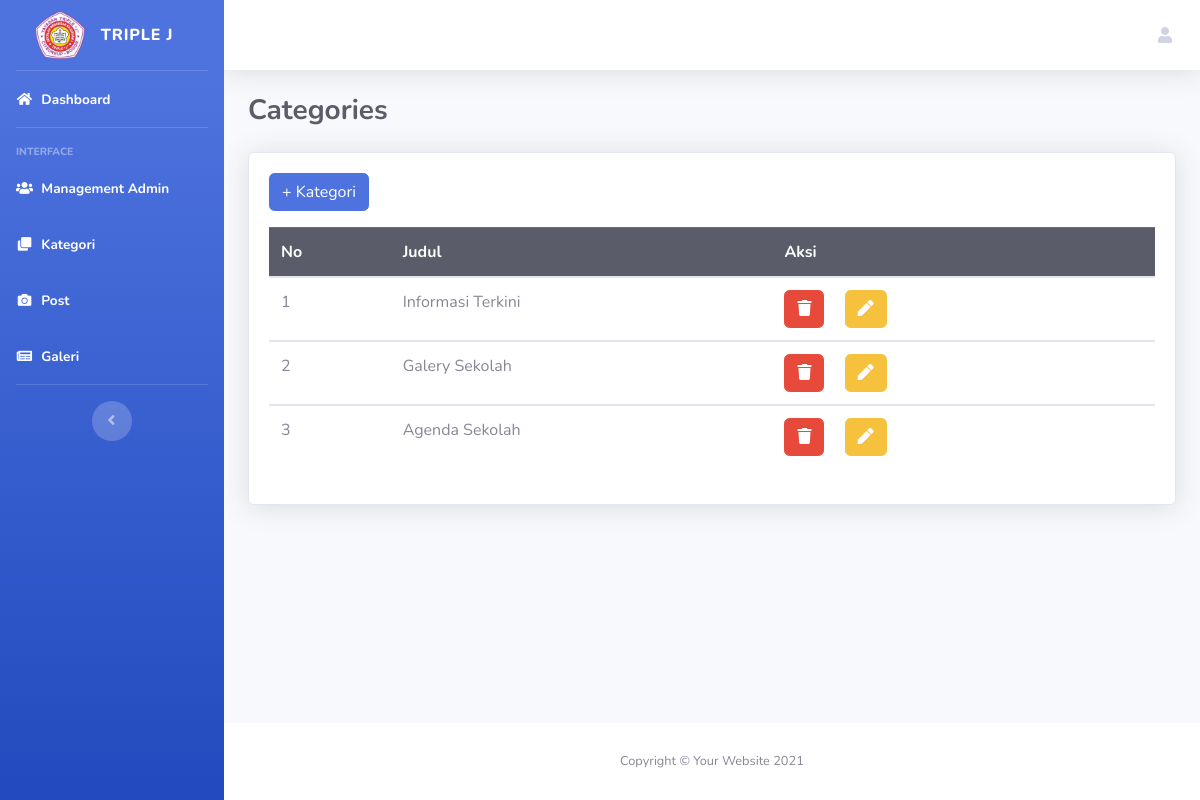
The page /kategori.php on the database its author committed.
### tables this page shows
CREATE TABLE `kategori` (
  `id` int(11) NOT NULL,
  `judul` varchar(255) NOT NULL
);

### kategori.php (the view, shortened to what this page needs)
<?php
include 'koneksi.php';
?>
<!DOCTYPE html>
<html lang="en">
<head>
    <link href="vendor/fontawesome-free/css/all.min.css" rel="stylesheet" type="text/css">
    <link href="css/sb-admin-2.min.css" rel="stylesheet">
</head>
<body id="page-top">
    <div id="wrapper">
    <?php
    include 'sidebar.php'
    ?>
        <div id="content-wrapper" class="d-flex flex-column">
            <div id="content">
                <?php
                include 'navbar.php'
                ?>
                <div class="container-fluid">
                    <div class="d-sm-flex align-items-center justify-content-between mb-4">
                        <h1 class="h3 font-weight-bold mb-0 text-gray-800">Categories</h1>
                    </div>
                    <div class="row">
                        <div class="col-lg-12">
                            <div class="card shadow mb-4">
                                <div class="card-body">
                                    <a href="add_kategori.php" class="btn btn-primary btn-md mb-3">+ Kategori</a>
                                    <table class="table">
                                        <thead class="table-dark">
                                            <tr>
                                                <th>No</th>
                                                <th>Judul</th>
                                                <th>Aksi</th>
                                        </tr>
                                        </thead>
                                        <?php
                                        $q = $conn->query("SELECT * FROM kategori");
                                        $no = 1;
                                        while ($d = $q->fetch_assoc()) :
                                        ?>
                                    <tbody>
                                        <tr>
                                            <td><?php echo $no++; ?></td>
                                            <td><?php echo $d['judul']?></td>
                                            <td>
                                            <a href="hapus_kat.php?id=<?php echo $d['id']; ?>"class="btn btn-danger btn-md mr-3" onclick="return confirm('Yakin untuk menghapus data ini?')">
                                                <i class="fas fa-trash"></i>
                                                </a>
                                            <a href="edit_kat.php?id=<?php echo $d['id']; ?>"class="btn btn-warning btn-md mr-3">
                                                <i class="fas fa-pen"></i>
                                                </a>
                                            </td>
                                            <?php endwhile;?>
                                        </tr>
                                </tbody>
                            </table>
                                </div>
                            </div>
                        </div>
                    </div>
                </div>
            </div>
            <footer class="sticky-footer bg-white">
                <div class="container my-auto">
                    <div class="copyright text-center my-auto">
                        <span>Copyright &copy; Your Website 2021</span>
                    </div>
                </div>
            </footer>
        </div>
    </div>
</body>
</html>

### rows shown on the page
kategori: judul "Informasi Terkini"
kategori: judul "Galery Sekolah"
kategori: judul "Agenda Sekolah"
